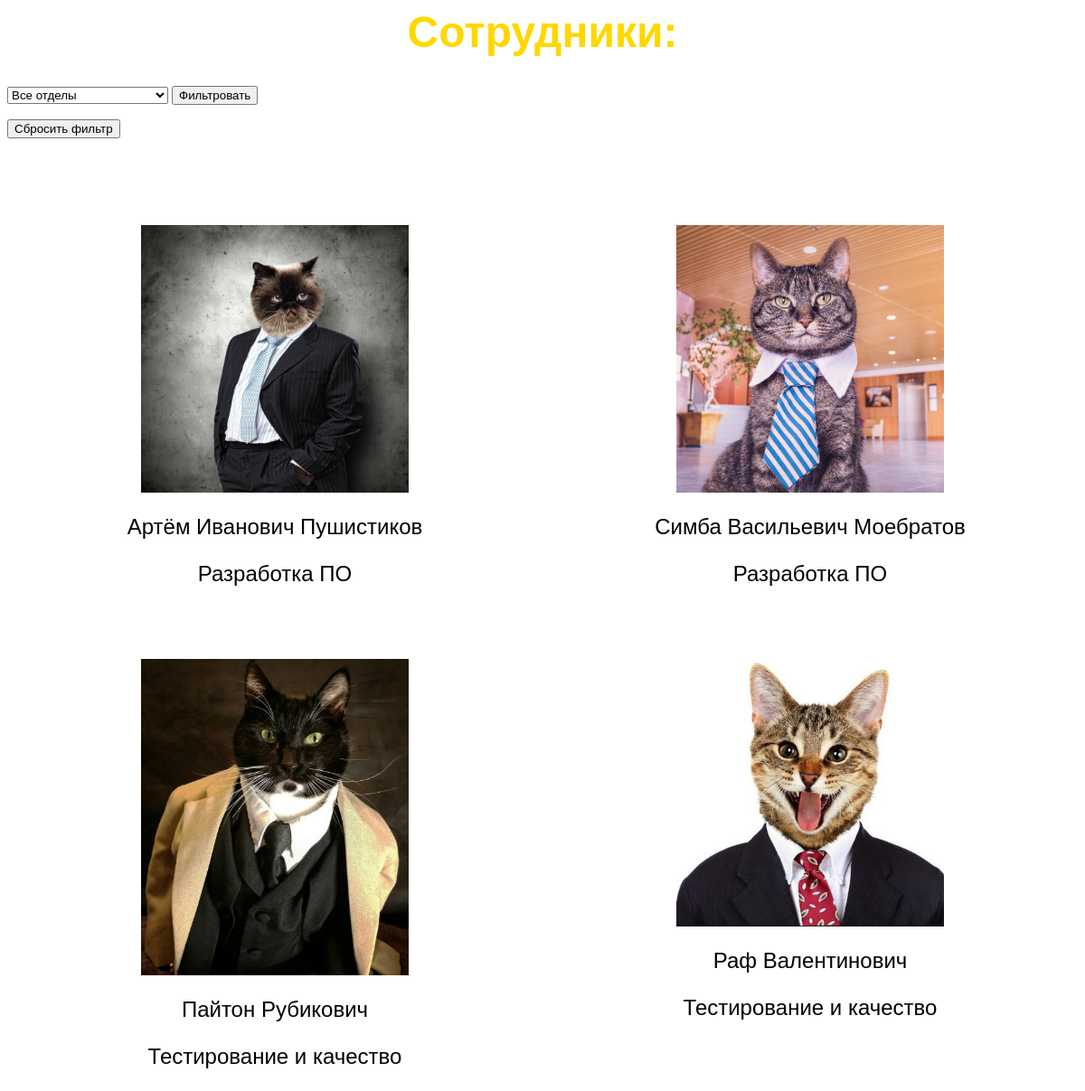
The app's page /employees/, older data.
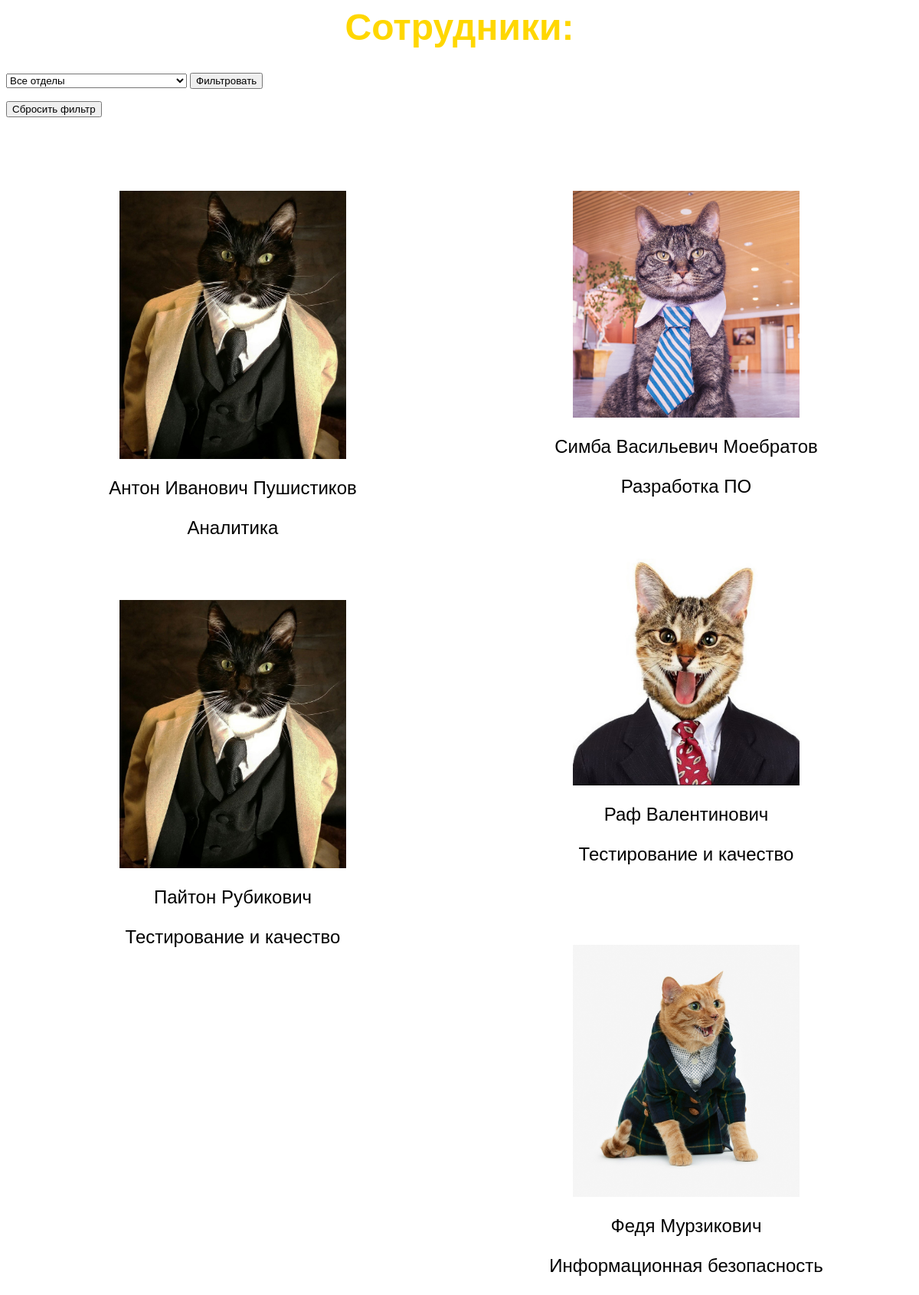
The same page, newer data.
### spiderapp/models.py (models this page shows, shortened)
class Employee(models.Model):
    first_name = models.CharField(max_length=100)
    last_name = models.CharField(max_length=100)
    middle_name = models.CharField(max_length=100, blank=True)  # Отчество (может быть пустым)
    photo = models.ImageField(upload_to='employee_photos/')
    department = models.ForeignKey(Department, on_delete=models.CASCADE)

class Department(models.Model):
    name = models.CharField(max_length=100)
    floor = models.IntegerField()
    def __str__(self):
        return self.name

### spiderapp/views.py (the view)
# urls.py: path('employees/', employee_view, name='employees'),
def employee_view(request):
    employees = Employee.objects.all()
    departments = Department.objects.all()
    department_id = request.GET.get('department')  # Получите выбранный отдел из параметров запроса
    reset = request.GET.get('reset')  # Получите параметр сброса фильтрации
    if reset:
        department_id = None  # Сбросить выбранный отдел
    return render(request, 'spiderapp/employee.html',
                  {'employees': employees, 'departments': departments, 'department_id': department_id})

### spiderapp/templates/spiderapp/employee.html (shortened to what this page needs)
{% load static %}
<html lang="en">
<head>
    <link rel="stylesheet" href="{% static 'css/employee.css' %}">
</head>
<body>
<h1>Сотрудники:</h1>
<form action="{% url 'filter_employees' %}" method="GET">
    <select name="department">
    <option value="" {% if not department_id %}selected{% endif %}>Все отделы</option>
</select>
    <button type="submit">Фильтровать</button>
</form>
<form action="{% url 'employees' %}" method="GET">
    <button type="submit">Сбросить фильтр</button>
</form>
<div class="employee-container">
  {% for employee in employees %}
  <div>
    <img class="employee-photo" src="{{ employee.photo.url }}">
    <p class="employee-info">{{ employee.first_name }} {{ employee.last_name }} {{ employee.middle_name }}</p>
    <p class="employee-info">{{ employee.department }}</p>
  </div>
  {% if forloop.counter|divisibleby:2 and not forloop.last %}
</div>
<div class="employee-container">
  {% endif %}
  {% endfor %}
</div>
</body>
</html>

### spiderapp/static/css/employee.css (style rules this page uses)
div.employee-container { width: 50%; float: left; text-align: center; }
img.employee-photo { display: block; margin-top: 80px; margin-left: auto; margin-right: auto; max-width: 50%; max-height: 50%; }
p.employee-info { font-family: 'Better VCR', sans-serif; color: #000000; font-size: 150%; text-align: center; }
h1 { text-align: center; font-family: 'Better VCR', sans-serif; color: #FFD700;; font-size: 300%; }

Row changes from the older to the newer data that the page shows:
changed Employee "Иванович": photo: a different picture; first_name "Артём" → "Антон"; department "Разработка ПО" → "Аналитика"
added Employee: photo (picture), first_name "Федя", last_name "Мурзикович", department "Информационная безопасность"
